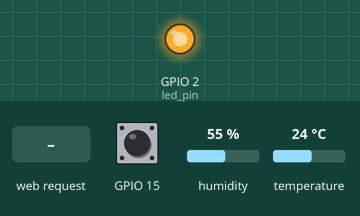
Bench run of a sketch on a simulated ESP32. Parts: output pins drawn as LEDs (lit = HIGH). Dashed ring = blinking. Inputs (shaded band) come from the test bench; at power-on: GPIO 15 HIGH, humidity 55 %, temperature 24 °C. WiFi joins after 1.5 s; servers stay silent unless stated; a WiFi scan finds three made-up networks; EEPROM starts erased; what the sketch prints to the serial monitor is not drawn.

Above: at 0.1 s.
At 4.72 s:
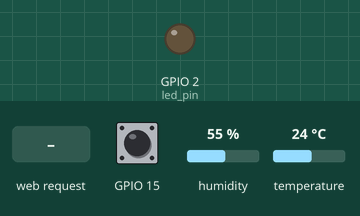
4.9 s: HTTP request GET /setting received
At 5.22 s:
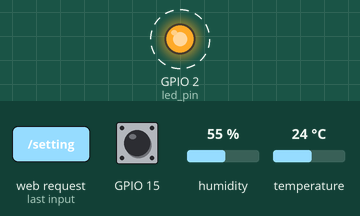
Timing chart, 0 to 13.9 s (numbered marks = the images above; inputs shaded):
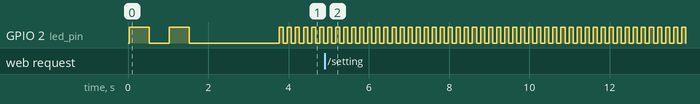

Measured:
- by itself, GPIO 2 (led_pin): alternates HIGH for 0.10 s and LOW for 0.10 s

The sketch:

MANUAL_UPDATE_WIFI_ESP32.ino
```cpp
#include <WiFi.h>
#include <HTTPClient.h>
#include <WebServer.h>
#include <EEPROM.h>

#include <FirebaseESP32.h>
#include "DHT.h"

//Variables
int i = 0;
int statusCode;
const char* ssid = "Default SSID";
const char* passphrase = "Default passord";
String st;
String content;
String esid;
String epass = "";
//Function Decalration
bool testWifi(void);
void launchWeb(void);
void setupAP(void);
//Establishing Local server at port 80
WebServer server(80);

#define FIREBASE_HOST "esp32dht22-b2db7-default-rtdb.firebaseio.com"
#define FIREBASE_Authorization_key "vgEYaGtz2CTQW3kTkd8XiDo4AmHPLKNgBiUEfSeo"

#define DHTPIN 4

#define DHTTYPE DHT22

DHT dht(DHTPIN, DHTTYPE);

FirebaseData firebaseData;
FirebaseJson json;

const int led_pin = 2;

void setup() {
  Serial.begin(115200); //Initialising if(DEBUG)Serial Monitor
  dht.begin();
  Serial.println();
  Serial.println("Disconnecting current wifi connection");
  WiFi.disconnect();
  EEPROM.begin(512); //Initialasing EEPROM
  delay(10);
  pinMode(15, INPUT);
  Serial.println();
  Serial.println();
  Serial.println("Startup");
  //---------------------------------------- Read eeprom for ssid and pass
  Serial.println("Reading EEPROM ssid");
  for (int i = 0; i < 32; ++i)
  {
    esid += char(EEPROM.read(i));
  }
  Serial.println();
  Serial.print("SSID: ");
  Serial.println(esid);
  Serial.println("Reading EEPROM pass");
  for (int i = 32; i < 96; ++i)  {
    epass += char(EEPROM.read(i));
  }
  Serial.print("PASS: ");
  Serial.println(epass);
  WiFi.begin(esid.c_str(), epass.c_str());
  Firebase.begin(FIREBASE_HOST, FIREBASE_Authorization_key);

  pinMode(led_pin, OUTPUT);
}

int count_send = 0;

void loop() {
  count_send++;
  float hum = dht.readHumidity();
  float temp = dht.readTemperature();

  if (isnan(hum) || isnan(temp)  ) {
    Serial.println(F("Failed to read from DHT sensor!"));
    return;
  }

  if ((WiFi.status() == WL_CONNECTED))  {
    if (count_send == 200) {
      Firebase.setFloat(firebaseData, "/TEMPERATURE", temp);
      Firebase.setFloat(firebaseData, "/HUMIDITY", hum);
    }
    if (count_send == 400) {
      Firebase.setFloat(firebaseData, "/TEMPERATURE", temp);
      Firebase.setFloat(firebaseData, "/HUMIDITY", hum);
    }
    if (count_send > 400) {
      count_send = 0;
    }
    if (count_send < 200) digitalWrite(led_pin, 1);
    if (count_send > 200) digitalWrite(led_pin, 0);
  }
  else  {
  }

  if (testWifi() && (digitalRead(15) != 1))  {
    Serial.println(" connection status positive");
    return;
  }
  else  {
    digitalWrite(led_pin, LOW);
    Serial.println("Connection Status Negative / D15 HIGH");
    Serial.println("Turning the HotSpot On");
    launchWeb();
    setupAP();// Setup HotSpot
  }
  Serial.println();
  Serial.println("Waiting.");
  while ((WiFi.status() != WL_CONNECTED)) {
    digitalWrite(led_pin, !digitalRead(led_pin));
    Serial.print(".");
    delay(100);
    server.handleClient();
  }
  delay(1000);
}
//----------------------------------------------- Fuctions used for WiFi credentials saving and connecting to it which you do not need to change
bool testWifi(void) {
  int c = 0;
  //Serial.println("Waiting for Wifi to connect");
  while ( c < 30 ) {
    if (WiFi.status() == WL_CONNECTED) {
      return true;
    }
    digitalWrite(led_pin, !digitalRead(led_pin));
    delay(500);
    Serial.print("*");
    c++;
  }
  Serial.println("");
  Serial.println("Connect timed out, opening AP");
  return false;
}

void launchWeb() {
  Serial.println("");
  if (WiFi.status() == WL_CONNECTED)
    Serial.println("WiFi connected");
  Serial.print("Local IP: ");
  Serial.println(WiFi.localIP());
  Serial.print("SoftAP IP: ");
  Serial.println(WiFi.softAPIP());
  createWebServer();
  // Start the server
  server.begin();
  Serial.println("Server started");
}

void setupAP(void) {
  WiFi.mode(WIFI_STA);
  WiFi.disconnect();
  delay(100);
  int n = WiFi.scanNetworks();
  Serial.println("scan done");
  if (n == 0)
    Serial.println("no networks found");
  else
  {
    Serial.print(n);
    Serial.println(" networks found");
    for (int i = 0; i < n; ++i)
    {
      // Print SSID and RSSI for each network found
      Serial.print(i + 1);
      Serial.print(": ");
      Serial.print(WiFi.SSID(i));
      Serial.print(" (");
      Serial.print(WiFi.RSSI(i));
      Serial.print(")");
      //Serial.println((WiFi.encryptionType(i) == ENC_TYPE_NONE) ? " " : "*");
      delay(10);
    }
  }
  Serial.println("");
  st = "<ol>";
  for (int i = 0; i < n; ++i)  {
    // Print SSID and RSSI for each network found
    st += "<li>";
    st += WiFi.SSID(i);
    st += " (";
    st += WiFi.RSSI(i);
    st += ")";
    //st += (WiFi.encryptionType(i) == ENC_TYPE_NONE) ? " " : "*";
    st += "</li>";
  }
  st += "</ol>";
  delay(100);
  WiFi.softAP("ESP32_DHT22_DEV1", "");
  Serial.println("Initializing_softap_for_wifi credentials_modification");
  launchWeb();
  Serial.println("over");
}
void createWebServer() {
  {
    server.on("/", []() {
      IPAddress ip = WiFi.softAPIP();
      String ipStr = String(ip[0]) + '.' + String(ip[1]) + '.' + String(ip[2]) + '.' + String(ip[3]);
      content = "<!DOCTYPE HTML>\r\n<html>Welcome to Wifi Credentials Update page";
      content += "<form action=\"/scan\" method=\"POST\"><input type=\"submit\" value=\"scan\"></form>";
      content += ipStr;
      content += "<p>";
      content += st;
      content += "</p><form method='get' action='setting'><label>SSID: </label><input name='ssid' length=32><input name='pass' length=64><input type='submit'></form>";
      content += "</html>";
      server.send(200, "text/html", content);
    });
    server.on("/scan", []() {
      //setupAP();
      IPAddress ip = WiFi.softAPIP();
      String ipStr = String(ip[0]) + '.' + String(ip[1]) + '.' + String(ip[2]) + '.' + String(ip[3]);
      content = "<!DOCTYPE HTML>\r\n<html>go back";
      server.send(200, "text/html", content);
    });
    server.on("/setting", []() {
      String qsid = server.arg("ssid");
      String qpass = server.arg("pass");
      if (qsid.length() > 0 && qpass.length() > 0) {
        Serial.println("clearing eeprom");
        for (int i = 0; i < 96; ++i) {
          EEPROM.write(i, 0);
        }
        Serial.println(qsid);
        Serial.println("");
        Serial.println(qpass);
        Serial.println("");
        Serial.println("writing eeprom ssid:");
        for (int i = 0; i < qsid.length(); ++i)
        {
          EEPROM.write(i, qsid[i]);
          Serial.print("Wrote: ");
          Serial.println(qsid[i]);
        }
        Serial.println("writing eeprom pass:");
        for (int i = 0; i < qpass.length(); ++i)
        {
          EEPROM.write(32 + i, qpass[i]);
          Serial.print("Wrote: ");
          Serial.println(qpass[i]);
        }
        EEPROM.commit();
        content = "{\"Success\":\"saved to eeprom... reset to boot into new wifi\"}";
        statusCode = 200;
        ESP.restart();
      } else {
        content = "{\"Error\":\"404 not found\"}";
        statusCode = 404;
        Serial.println("Sending 404");
      }
      server.sendHeader("Access-Control-Allow-Origin", "*");
      server.send(statusCode, "application/json", content);
    });
  }
}
```
